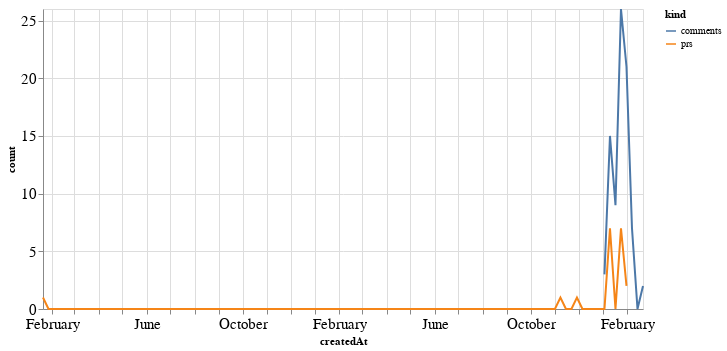

The notebook cell saved with this chart:
### Code cell
alt.Chart(total_time, width=600).mark_line().encode(
    x='createdAt',
    y='count',
    color='kind'
)

### Figure 1 — Vega-Lite specification as saved in the notebook (floating-point values rounded to 4 significant figures; data arrays with more than 128 entries replaced by an {"elided": "..."} marker saying what was removed)
{"config": {"axisLeft": {"labelFontSize": 15}, "axisBottom": {"labelFontSize": 15}}, "data": {"name": "data-887724df0b24dcdadf9ca40ee0cd0339"}, "mark": "line", "encoding": {"color": {"type": "nominal", "field": "kind"}, "x": {"type": "temporal", "field": "createdAt"}, "y": {"type": "quantitative", "field": "count"}}, "width": 600, "$schema": "https://vega.github.io/schema/vega-lite/v4.8.1.json", "datasets": {"data-887724df0b24dcdadf9ca40ee0cd0339": {"elided": "220 records"}}}
